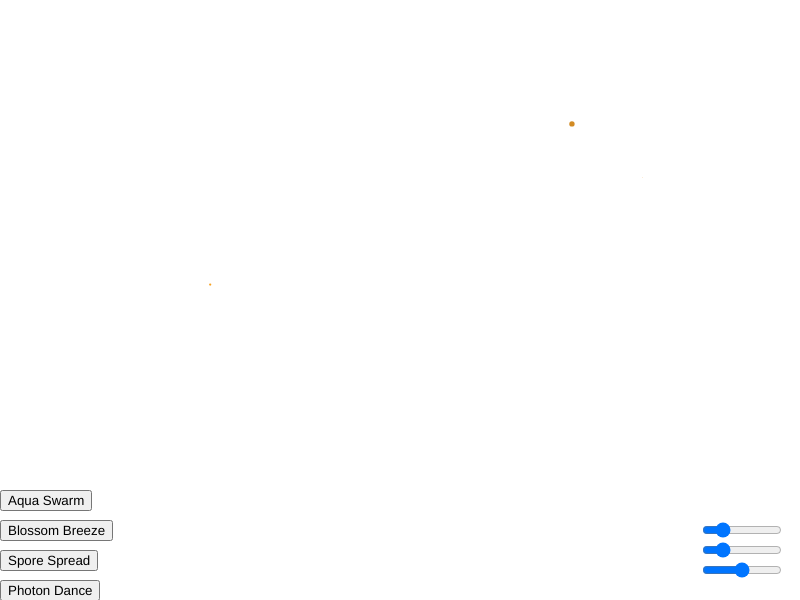
Frame 1 (no input)
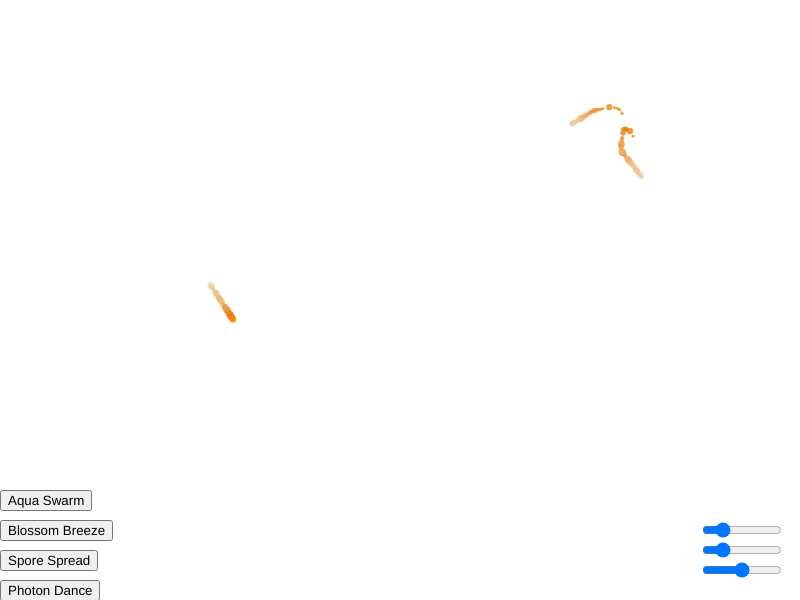
Frame 60 (no input)
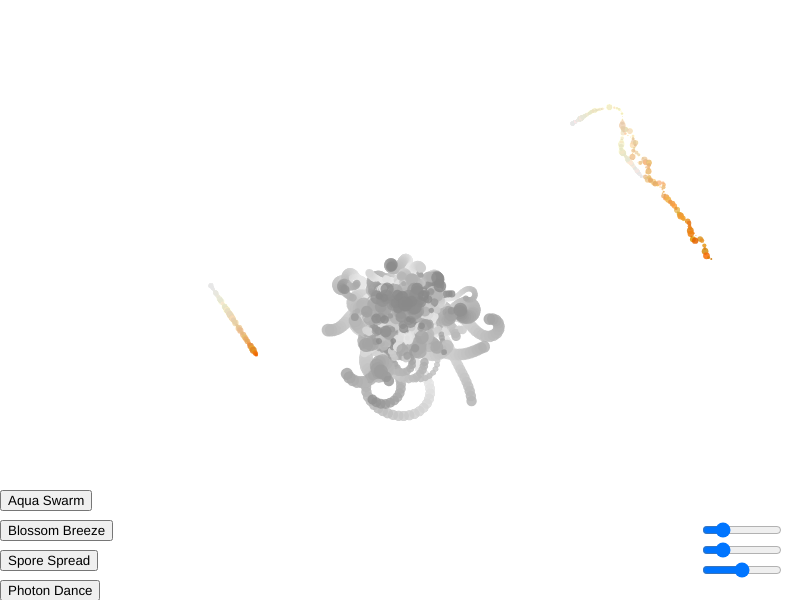
Frame 120 (the mouse pressed at the canvas centre since frame 60)

The p5.js sketch that drew these frames (run headless with seeded random() and noise() and a simulated clock; from frame 60 on, the mouse is pressed at the canvas centre):

// p5.js sketch
// ── sketch.js
let slider1;
let slider2;
let slider3;
let b = [];
let w = 800;
let h = 600;
let particles = [];
let maxParticles = 300;
let noiseScale = 0.02;

function setup() {
  createCanvas(w, h);
  slider1 = createSlider(0, 255, 50);
  slider1.position(700, 520);
  slider1.style('width', '80px');
  slider2 = createSlider(0, 255, 50);
  slider2.position(700, 540);
  slider2.style('width', '80px');
  slider3 = createSlider(0, 50, 25);
  slider3.position(700, 560);
  slider3.style('width', '80px');
  button1 = createButton('Aqua Swarm');
  
  button1.position(0, 490);
  button1.mousePressed(() => {
    slider1.value(150);
    slider2.value(20);
    slider3.value(20);
  });
  button2 = createButton('Blossom Breeze');
  button2.position(0, 520);
  button2.mousePressed(() => {
    slider1.value(50);
    slider2.value(5);
    slider3.value(10);
  });
  button3 = createButton('Spore  Spread');
  button3.position(0, 550);
  button3.mousePressed(() => {
    slider1.value(150);
    slider2.value(5);
    slider3.value(45);
  });
  button4 = createButton('Photon Dance');
  button4.position(0, 580);
  button4.mousePressed(() => {
    slider1.value(0);
    slider2.value(0);
    slider3.value(0);
  });

  for (let i = 0; i < 3; i++) {
    let c = createVector(random(width), random(height));
    let v = createVector(random(-1, 1), random(-1, 1));
    let p = createVector();
    b.push({ a: createVector(), v: v, p: c });
  }
}

function draw() {
  background(255, 5);
  b.forEach((c, j) => {
    boids_flock(b, j);
    let v = c.v;
    let p = c.p;
    v.add(c.a);
    v.limit(3);
    p.add(v);
    let T = (x, q) => (x < 0) ? q : (x > q) ? 0 : x;
    noStroke();
    fill(getParticleColor()); 
    p.x = T(p.x, w);
    p.y = T(p.y, h);
    

    if (slider1.value() > 100) {
      let angle = v.heading() + PI / 2;
      let size = random(7);
      beginShape();
      vertex(p.x + cos(angle) * size, p.y + sin(angle) * size);
      vertex(p.x + cos(angle + TWO_PI / 3) * size, p.y + sin(angle + TWO_PI / 3) * size);
      vertex(p.x + cos(angle + TWO_PI * 2 / 3) * size, p.y + sin(angle + TWO_PI * 2 / 3) * size);
      endShape(CLOSE);
    } else {
      circle(p.x, p.y, random(7));
    }
  });

  // 添加第五种模式的粒子效果
  for (let i = particles.length - 1; i >= 0; i--) {
    particles[i].update();
    particles[i].display();
    if (particles[i].isFinished()) {
      particles.splice(i, 1);
    }
  }

  if (mouseIsPressed) {
    for (let i = 0; i < 10; i++) {
      particles.push(new Particle(mouseX, mouseY));
    }
  }
}

function getParticleColor() {
  let mode = '';
  if (slider1.value() > 100) mode = 'fish';
  else if (slider1.value() < 50) mode = 'fungus';
  else mode = 'warm';

  switch (mode) {
    case 'fish':
      return color(0, 0, random(100, 255), 220); 
    case 'warm':
      return color(random(200, 255), random(100, 150), 0, 220); 
    case 'ray':
      return color(random(220), random(255), random(255), 220); 
    case 'fungus':
      return color(255, 255, 0, 220);
  }
}

let M = 3;
let r = 18;
let F = 0.28;

function mouseDragged() {
  new_Boid(mouseX, mouseY);
}

function new_Boid(x, y) {
  b.push({
    a: createVector(0, 0),
    v: createVector(random(-1, 1), random(-1, 1)),
    p: createVector(x, y)
  });
}

function boids_flock(boids, j) {
  let sep = boids_separate(boids, j);  
  let ali = boids_align(boids, j);      
  let coh = boids_cohesion(boids, j);   

  sep.mult(1.5);
  ali.mult(0.99);
  coh.mult(0.99);

  b[j].a.add(sep);
  b[j].a.add(ali);
  b[j].a.add(coh);
}

function seek(target, j) {
  let t = b[j];
  let desired = p5.Vector.sub(target, t.p);
  desired.normalize();
  desired.mult(M);
  let steer = p5.Vector.sub(desired, t.v);
  steer.limit(F);
  return steer;
}

function boids_separate(boids, j) {
  let t = boids[j];
  let desiredseparation = slider3.value();
  let steer = createVector();
  let count = 0;
  for (let i = 0; i < boids.length; i++) {
    let d = p5.Vector.dist(t.p, boids[i].p);
    if ((d > 0) && (d < desiredseparation)) {
      let diff = p5.Vector.sub(t.p, boids[i].p);
      diff.normalize();
      diff.div(d);
      steer.add(diff);
      count++;
    }
  }
  if (count > 0) {
    steer.div(count);
  }

  if (steer.mag() > 0) {
    steer.normalize();
    steer.mult(M);
    steer.sub(t.v);
    steer.limit(F);
  }
  return steer;
}

function boids_align(boids, j) {
  let t = boids[j];
  let neighbordist = slider2.value();
  let sum = createVector();
  let count = 0;
  for (let i = 0; i < boids.length; i++) {
    let d = p5.Vector.dist(t.p, boids[i].p);
    if ((d > 0) && (d < neighbordist)) {
      sum.add(boids[i].v);
      count++;
    }
  }
  if (count > 0) {
    sum.div(count);
    sum.normalize();
    sum.mult(M);
    let steer = p5.Vector.sub(sum, t.v);
    steer.limit(F);
    return steer;
  } else {
    return createVector();
  }
}

function boids_cohesion(boids, j) {
  let t = boids[j];
  let neighbordist = slider1.value();
  let sum = createVector();
  let count = 0;
  for (let i = 0; i < boids.length; i++) {
    let d = p5.Vector.dist(t.p, boids[i].p);
    if ((d > 0) && (d < neighbordist)) {
      sum.add(boids[i].p);
      count++;
    }
  }
  if (count > 0) {
    sum.div(count);
    return seek(sum, j);
  } else {
    return createVector();
  }
}

class Particle {
  constructor(x, y) {
    this.position = createVector(x, y);
    this.velocity = p5.Vector.random2D().mult(random(1, 3));
    this.acceleration = createVector(0, 0.1);
    this.color = color(0, 0, 0, 150);
    this.lifespan = 255;
    this.noiseOffset = createVector(random(1000), random(1000));
    this.size = random(5, 15);
    this.rotationSpeed = random(-0.02, 0.02);
  }

  update() {
    let noiseValue = noise(this.noiseOffset.x, this.noiseOffset.y);
    let angle = map(noiseValue, 0, 1, -PI, PI);
    this.velocity.rotate(angle);

    this.velocity.add(this.acceleration);
    this.position.add(this.velocity);
    this.lifespan -= 2;
    this.noiseOffset.add(0.01, 0.01);
  }

  display() {
    let fillColor = lerpColor(this.color, color(255), this.lifespan / 255);
    fill(fillColor);

    push();
    translate(this.position.x, this.position.y);
    rotate(frameCount * this.rotationSpeed);
    ellipse(0, 0, this.size, this.size);
    pop();
  }

  isFinished() {
    return this.lifespan <= 0;
  }
}
